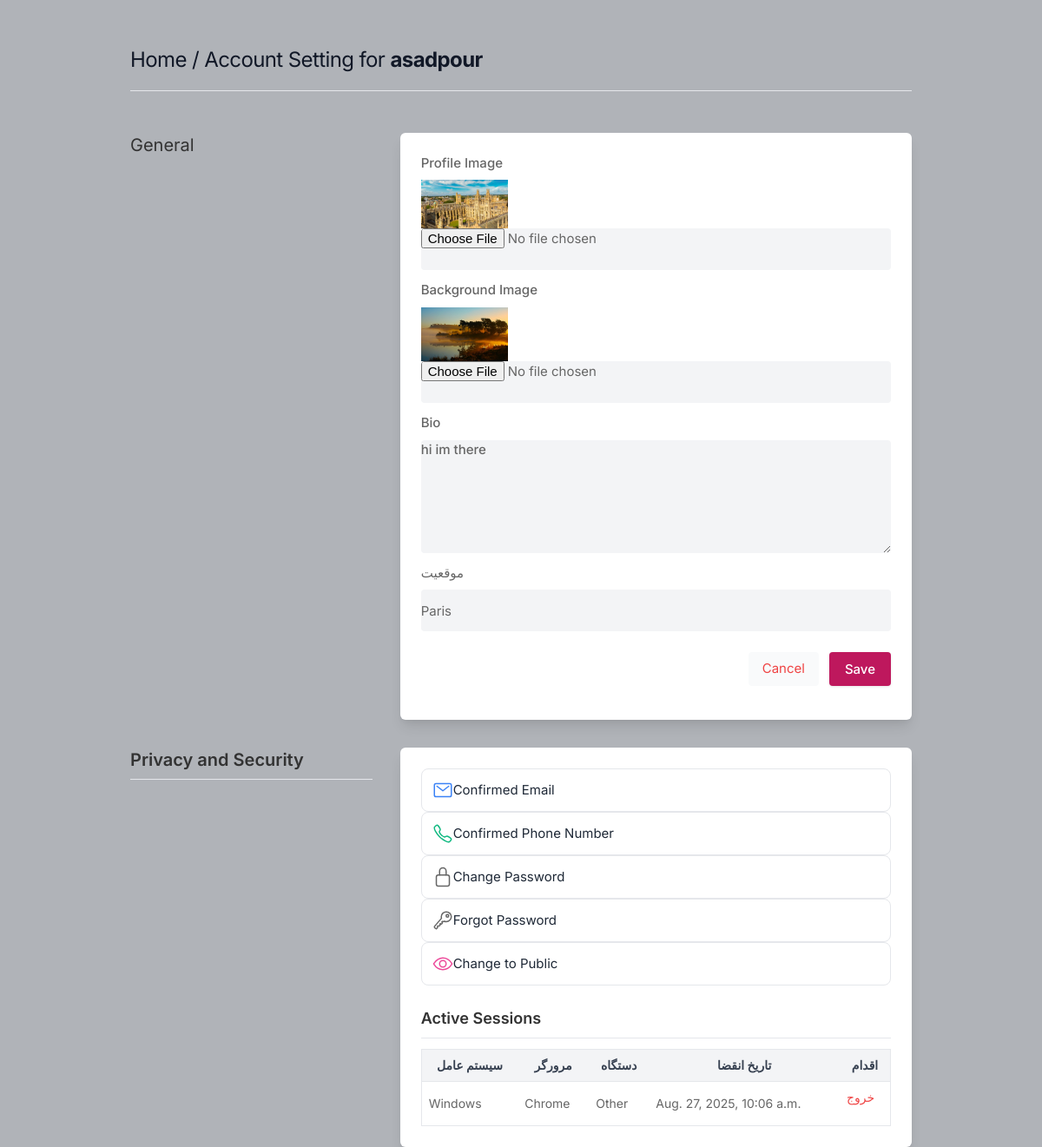
The app's page /settings (signed in) with its own data.
### core/models.py (models this page shows, shortened)
class Profile(models.Model):
    user = models.OneToOneField(User, on_delete=models.CASCADE, related_name='profile')
    id_user = models.IntegerField()
    bio = models.TextField(blank=True)
    email_confirmed = models.BooleanField(default=False)
    phone_confirmed = models.BooleanField(default=False)
    phone_number = models.TextField(blank=True)
    private_public = models.BooleanField(default=False)
    profileimg = models.ImageField(upload_to='profile_images',default='blank-profile-picture.png')
    profilebackground = models.ImageField(upload_to='profile_images',default='blank-profile-picture.png')
    location = models.CharField(max_length=100, blank=True)

### core/views.py (the view, shortened to what this page needs)
# urls.py: path('settings',views.settings,name='settings'),
@login_required(login_url='signin')
def settings(request):
    user_profile = Profile.objects.get(user=request.user)
    user_sessions = []
    all_sessions = Session.objects.filter(expire_date__gte=timezone.now())
    for session in all_sessions:
        session_data = session.get_decoded()
        if session_data.get('_auth_user_id') == str(request.user.id):
            ua_info = session_data.get('user_agent', {})
            session.ua_info = ua_info
            user_sessions.append(session)
    return render(request, 'setting.html',{'user_profile':user_profile,'sessions': user_sessions})

### templates/setting.html (shortened to what this page needs)
{% load static %}
<html lang="en">
<head>
    <link rel="stylesheet" href="{% static 'assets/css/icons.css' %}">
    <link rel="stylesheet" href="{% static 'assets/css/uikit.css' %}">
    <link rel="stylesheet" href="{% static 'assets/css/style.css' %}">
    <link rel="stylesheet" href="{% static 'assets/css/tailwind.css' %}">
    <link href="https://cdn.jsdelivr.net/npm/select2@4.1.0/dist/css/select2.min.css" rel="stylesheet" />
</head>
<body>
            <div class="container m-auto">
                <h1 class="text-2xl leading-none text-gray-900 tracking-tight mt-3"><a href="/">Home</a> / Account Setting for <b>{{user.username}}</b> </h1>
                <br>
                <hr>
                <div class="grid lg:grid-cols-3 mt-12 gap-8">
                    <div>
                        <h3 class="text-xl mb-2"> General</h3>
                    </div>
                    <div class="bg-white rounded-md lg:shadow-lg shadow col-span-2">
                    <form action="" method="POST" enctype="multipart/form-data">
                       <div class="grid grid-cols-2 gap-3 lg:p-6 p-4">
                            <div class="col-span-2">
                                <label > Profile Image</label>
                                <img width="100" height="100" src="{{user_profile.profileimg.url}}" />
                                <input type="file" name="image" value="" class="shadow-none bg-gray-100">
                            </div>
                            <div class="col-span-2">
                                <label > Background Image</label>
                                <img width="100" height="100" src="{{user_profile.profilebackground.url}}" />
                                <input type="file" name="back_image" value="" class="shadow-none bg-gray-100">
                            </div>
                            <div class="col-span-2">
                                <label for="about">Bio</label>
                                <textarea id="about" name="bio" rows="3"  class="shadow-none bg-gray-100">{{user_profile.bio}}</textarea>
                            </div>
                           <div class="col-span-2">
                                <label for="location">موقعیت</label>
                                <input value="{{user_profile.location}}" list="cityList" name="location" id="location" class="shadow-none bg-gray-100">
                            </div>
                       </div>
                       <div class="bg-gray-10 p-6 pt-0 flex justify-end space-x-3">
                           <button class="p-2 px-4 rounded bg-gray-50 text-red-500"> <a href="/">Cancel</a> </button>
                           <button type="submit" class="button bg-blue-700"> Save </button>
                       </div>
                    </form>
                    </div>
                    <div>
                        <h3 class="text-xl mb-4 font-semibold border-b pb-2"> Privacy and Security</h3>
                    </div>
                    <div  class="bg-white rounded-md lg:shadow-lg shadow lg:p-6 p-4 col-span-2">
                        <div class="flex items-center p-3 rounded-lg border hover:bg-gray-50 transition">
                            <ion-icon name="mail-outline" class="text-blue-500 text-2xl mr-3"></ion-icon>
                            {% if user_profile.email_confirmed %}
                            <span class="text-gray-800"> Confirmed Email</span>
                            {% else %}
                            <a href="/confirm-email" class="text-blue-600 hover:underline">Confirm Email</a>
                            {% endif %}
                        </div>
                        <div class="flex items-center p-3 rounded-lg border hover:bg-gray-50 transition">
                        <ion-icon name="call-outline" class="text-green-500 text-2xl mr-3"></ion-icon>
                            {% if user_profile.phone_confirmed %}
                        <span class="text-gray-800"> Confirmed Phone Number</span>
                        {% else %}
                            <a href="/verify-phone" class="text-blue-600 hover:underline">Confirm Phone Number</a>
                        {% endif %}
                        </div>
                        <a href="/change-password" class="flex items-center p-3 rounded-lg border hover:bg-gray-50 transition">
                            <ion-icon name="lock-closed-outline" class="text-purple-500 text-2xl mr-3"></ion-icon>
                            <span class="text-gray-800">Change Password</span>
                        </a>
                        <a href="/forgot-password" class="flex items-center p-3 rounded-lg border hover:bg-gray-50 transition">
                            <ion-icon name="key-outline" class="text-orange-500 text-2xl mr-3"></ion-icon>
                            <span class="text-gray-800">Forgot Password</span>
                        </a>
                        <a href="/private-public" class="flex items-center p-3 rounded-lg border hover:bg-gray-50 transition">
                            <ion-icon name="eye-outline" class="text-pink-500 text-2xl mr-3"></ion-icon>
                            {% if user_profile.private_public %}
                            <span class="text-gray-800">Change to Public</span>
                            {% else %}
                            <span class="text-gray-800">Change to Private</span>
                            {% endif %}
                        </a>
                        <div class="mt-6">
                            <h4 class="text-lg font-semibold mb-3 border-b pb-2">Active Sessions</h4>
                            <div class="overflow-x-auto">
                            <table class="w-full text-sm text-left border">
                                <thead class="bg-gray-100 text-gray-700">
                                    <tr>
                                        <th class="p-2">سیستم عامل</th>
                                        <th class="p-2">مرورگر</th>
                                        <th class="p-2">دستگاه</th>
                                        <th class="p-2">تاریخ انقضا</th>
                                        <th class="p-2">اقدام</th>
                                    </tr>
                                </thead>
                                <tbody>
                                    {% for session in sessions %}
                                    <tr class="border-t hover:bg-gray-50">
                                        <td class="p-2">{{ session.ua_info.os_family }}</td>
                                        <td class="p-2">{{ session.ua_info.browser_family }}</td>
                                        <td class="p-2">{{ session.ua_info.device_type }}</td>
                                        <td class="p-2">{{ session.expire_date }}</td>
                                        <td class="p-2">
                                            <form action="{% url 'end_session' session.session_key %}" method="post">
                                            <button type="submit" class="text-red-500 hover:underline">خروج</button>
                                            </form>
                                        </td>
                                    </tr>
                                    {% empty %}
                                    <tr>
                                        <td colspan="5" class="p-3 text-center text-gray-500">هیچ نشست فعالی یافت نشد</td>
                                    </tr>
                                     {% endfor %}
                                    </tbody>
                            </table>
                    </div>
                </div>
                </div>
            </div>
        </div>
</body>
</html>

### static/assets/css/style.css (style rules this page uses)
body { background-color: #B0B3B8!important; }
button { vertical-align: middle; }
span.button, button.button { background-color: #be185d; top: 0; color: #fff; position: relative; padding: 8px 18px; line-height: 22px; position: relative; font-weight: 500; font-size: 15px; display: inline-block; -webkit-transition: all 0.2s ease-in-out; transition: all 0.2s ease-in-out; cursor: pointer; overflow: hidden; border: none; border-radius: 4px; -webkit-box-shadow: 0 1px 3px rgba(0, 0, 0, 0.1); box-shadow: 0 1px 3px rgba(0, 0, 0, 0.1); }
input { height: 48px; line-height: 48px; padding: 0 20px; outline: none; font-size: 15px; color: #808080; max-width: 100%; width: 100%; -webkit-box-sizing: border-box; box-sizing: border-box; display: block; font-weight: 400; opacity: 1; border-radius: 4px; border: none; -webkit-box-shadow: 0 1px 4px 0px rgba(0, 0, 0, 0.12); box-shadow: 0 1px 4px 0px rgba(0, 0, 0, 0.12); }
textarea { height: 48px; line-height: 48px; padding: 0 20px; outline: none; font-size: 15px; color: #808080; margin: 0 0 16px 0; max-width: 100%; width: 100%; -webkit-box-sizing: border-box; box-sizing: border-box; display: block; background-color: #fff; font-weight: 500; opacity: 1; border-radius: 4px; border: none; -webkit-box-shadow: 0 1px 4px 0px rgba(0, 0, 0, 0.12); box-shadow: 0 1px 4px 0px rgba(0, 0, 0, 0.12); }
input { -webkit-transition: all 0.1s ease-in-out; transition: all 0.1s ease-in-out; }
::placeholder { color: #808080; opacity: 1; }
textarea { height: auto; line-height: 27px; padding: 20px; min-height: 130px; -webkit-transition: none !important; transition: none !important; min-width: 100%; }
label, legend { display: block; font-weight: bold; font-size: 15px; font-weight: 500; margin-bottom: 8px; }
button { border: none; margin: 0; padding: 0; width: auto; overflow: visible; background: transparent; color: inherit; font: inherit; line-height: normal; cursor: pointer; }
a { color: #be185d; -webkit-transition: 0.3s; transition: 0.3s; outline: none !important; }
button { outline: none !important; }
img { max-width: 100%; }
body { color: #666; font-size: 15px; line-height: 27px; background-color: #f0f2f5; font-family: "Inter", sans-serif; text-transform: none; }
h1, h2, h3, h4, h5, h6 { font-family: "Inter", sans-serif; text-transform: none; }
textarea, select { font-family: "Inter", sans-serif; text-transform: none; }
button, body .pac-container { font-family: "Inter", sans-serif; text-transform: none; }
h1, h2, h3, h4, h5, h6 { color: #333; font-weight: 500; margin: 0; padding: 0; }
h1 { font-size: 32px; }
h3 { font-size: 22px; }
h4 { font-size: 15px; }
b, strong { font-weight: 700 !important; }
@media (min-width: 1024px) { .container { max-width: 900px !important; padding-top: 45px; } }
.shadow-none { -webkit-box-shadow: none !important; box-shadow: none !important; }

### records on screen
Profile: profileimg (picture), profilebackground (picture), bio "hi im there", location "Paris"

### other values on screen
{{ user.username }} "asadpour"
{{ session.ua_info.os_family }} "Windows"
{{ session.ua_info.browser_family }} "Chrome"
{{ session.ua_info.device_type }} "Other"
{{ session.expire_date }} "Aug. 27, 2025, 10:06 a.m."
